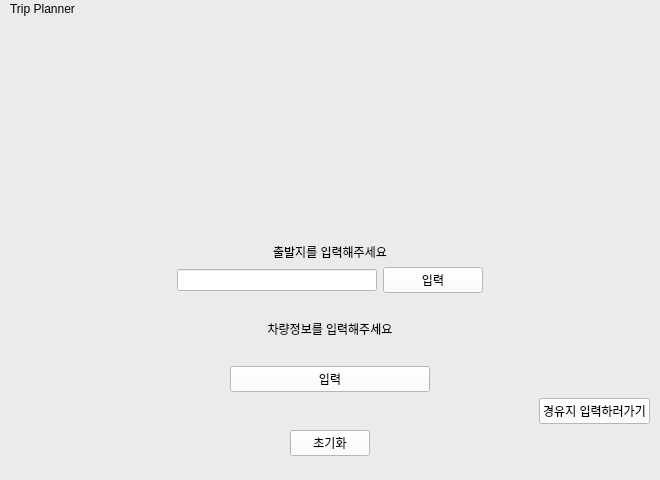
<?xml version="1.0" encoding="UTF-8"?>
<ui version="4.0">
 <class>MainWindow</class>
 <widget class="QMainWindow" name="MainWindow">
  <property name="geometry">
   <rect>
    <x>0</x>
    <y>0</y>
    <width>660</width>
    <height>480</height>
   </rect>
  </property>
  <property name="windowTitle">
   <string>MainWindow</string>
  </property>
  <property name="styleSheet">
   <string notr="true">background-color: rgb(235, 235, 235);</string>
  </property>
  <widget class="QWidget" name="centralwidget">
   <widget class="QWidget" name="verticalLayoutWidget">
    <property name="geometry">
     <rect>
      <x>0</x>
      <y>8</y>
      <width>660</width>
      <height>439</height>
     </rect>
    </property>
    <layout class="QVBoxLayout" name="verticalLayout">
     <property name="leftMargin">
      <number>10</number>
     </property>
     <property name="topMargin">
      <number>10</number>
     </property>
     <property name="rightMargin">
      <number>10</number>
     </property>
     <property name="bottomMargin">
      <number>10</number>
     </property>
     <item>
      <widget class="QLabel" name="jemok">
       <property name="minimumSize">
        <size>
         <width>640</width>
         <height>200</height>
        </size>
       </property>
       <property name="maximumSize">
        <size>
         <width>640</width>
         <height>200</height>
        </size>
       </property>
       <property name="text">
        <string>&lt;html&gt;&lt;head/&gt;&lt;body&gt;&lt;img src=&quot;:/icon/icon/one__.png&quot;width=&quot;620&quot; height=&quot;200&quot;/&gt;&lt;/html&gt;</string>
       </property>
      </widget>
     </item>
     <item>
      <widget class="QLabel" name="labelindi">
       <property name="text">
        <string>&lt;html&gt;&lt;head/&gt;&lt;body&gt;&lt;p align=&quot;center&quot;&gt;출발지를 입력해주세요&lt;/p&gt;&lt;/body&gt;&lt;/html&gt;</string>
       </property>
       <property name="alignment">
        <set>Qt::AlignCenter</set>
       </property>
      </widget>
     </item>
     <item>
      <layout class="QHBoxLayout" name="horizontalLayout">
       <item>
        <spacer name="horizontalSpacer">
         <property name="orientation">
          <enum>Qt::Horizontal</enum>
         </property>
         <property name="sizeHint" stdset="0">
          <size>
           <width>40</width>
           <height>20</height>
          </size>
         </property>
        </spacer>
       </item>
       <item>
        <widget class="QLineEdit" name="imnyukchang">
         <property name="minimumSize">
          <size>
           <width>200</width>
           <height>0</height>
          </size>
         </property>
         <property name="styleSheet">
          <string notr="true">background-color: rgb(255, 255, 255);</string>
         </property>
        </widget>
       </item>
       <item>
        <widget class="QPushButton" name="btn_1">
         <property name="minimumSize">
          <size>
           <width>100</width>
           <height>0</height>
          </size>
         </property>
         <property name="styleSheet">
          <string notr="true">background-color: rgb(255, 255, 255);</string>
         </property>
         <property name="text">
          <string>입력</string>
         </property>
        </widget>
       </item>
       <item>
        <spacer name="horizontalSpacer_2">
         <property name="orientation">
          <enum>Qt::Horizontal</enum>
         </property>
         <property name="sizeHint" stdset="0">
          <size>
           <width>40</width>
           <height>20</height>
          </size>
         </property>
        </spacer>
       </item>
      </layout>
     </item>
     <item>
      <layout class="QHBoxLayout" name="horizontalLayout_5">
       <item>
        <spacer name="verticalSpacer">
         <property name="orientation">
          <enum>Qt::Vertical</enum>
         </property>
         <property name="sizeHint" stdset="0">
          <size>
           <width>20</width>
           <height>40</height>
          </size>
         </property>
        </spacer>
       </item>
       <item>
        <widget class="QLabel" name="labelindi_2">
         <property name="text">
          <string>&lt;html&gt;&lt;head/&gt;&lt;body&gt;&lt;p align=&quot;center&quot;&gt;차량정보를 입력해주세요&lt;/p&gt;&lt;/body&gt;&lt;/html&gt;</string>
         </property>
         <property name="alignment">
          <set>Qt::AlignCenter</set>
         </property>
        </widget>
       </item>
       <item>
        <spacer name="verticalSpacer_2">
         <property name="orientation">
          <enum>Qt::Vertical</enum>
         </property>
         <property name="sizeHint" stdset="0">
          <size>
           <width>20</width>
           <height>40</height>
          </size>
         </property>
        </spacer>
       </item>
      </layout>
     </item>
     <item>
      <layout class="QHBoxLayout" name="horizontalLayout_2">
       <item>
        <spacer name="horizontalSpacer_3">
         <property name="orientation">
          <enum>Qt::Horizontal</enum>
         </property>
         <property name="sizeHint" stdset="0">
          <size>
           <width>40</width>
           <height>20</height>
          </size>
         </property>
        </spacer>
       </item>
       <item>
        <widget class="QPushButton" name="btn_2">
         <property name="minimumSize">
          <size>
           <width>200</width>
           <height>0</height>
          </size>
         </property>
         <property name="styleSheet">
          <string notr="true">background-color: rgb(255, 255, 255);</string>
         </property>
         <property name="text">
          <string>입력</string>
         </property>
        </widget>
       </item>
       <item>
        <spacer name="horizontalSpacer_4">
         <property name="orientation">
          <enum>Qt::Horizontal</enum>
         </property>
         <property name="sizeHint" stdset="0">
          <size>
           <width>40</width>
           <height>20</height>
          </size>
         </property>
        </spacer>
       </item>
      </layout>
     </item>
     <item>
      <layout class="QHBoxLayout" name="horizontalLayout_3">
       <item>
        <spacer name="horizontalSpacer_5">
         <property name="orientation">
          <enum>Qt::Horizontal</enum>
         </property>
         <property name="sizeHint" stdset="0">
          <size>
           <width>40</width>
           <height>20</height>
          </size>
         </property>
        </spacer>
       </item>
       <item>
        <widget class="QPushButton" name="toKyoungyu">
         <property name="styleSheet">
          <string notr="true">background-color: rgb(255, 255, 255);</string>
         </property>
         <property name="text">
          <string>경유지 입력하러가기</string>
         </property>
        </widget>
       </item>
      </layout>
     </item>
     <item>
      <layout class="QHBoxLayout" name="horizontalLayout_4">
       <item>
        <spacer name="horizontalSpacer_6">
         <property name="orientation">
          <enum>Qt::Horizontal</enum>
         </property>
         <property name="sizeHint" stdset="0">
          <size>
           <width>40</width>
           <height>20</height>
          </size>
         </property>
        </spacer>
       </item>
       <item>
        <widget class="QPushButton" name="undo_Btn">
         <property name="styleSheet">
          <string notr="true">background-color: rgb(255, 255, 255);</string>
         </property>
         <property name="text">
          <string>초기화</string>
         </property>
        </widget>
       </item>
       <item>
        <spacer name="horizontalSpacer_7">
         <property name="orientation">
          <enum>Qt::Horizontal</enum>
         </property>
         <property name="sizeHint" stdset="0">
          <size>
           <width>40</width>
           <height>20</height>
          </size>
         </property>
        </spacer>
       </item>
      </layout>
     </item>
    </layout>
   </widget>
  </widget>
  <widget class="QMenuBar" name="menubar">
   <property name="geometry">
    <rect>
     <x>0</x>
     <y>0</y>
     <width>660</width>
     <height>24</height>
    </rect>
   </property>
   <widget class="QMenu" name="menuTrip_Planner">
    <property name="title">
     <string>Trip Planner</string>
    </property>
    <widget class="QMenu" name="menuQuit">
     <property name="title">
      <string>Quit</string>
     </property>
     <addaction name="separator"/>
    </widget>
    <addaction name="menuQuit"/>
    <addaction name="actionReset"/>
   </widget>
   <addaction name="menuTrip_Planner"/>
  </widget>
  <widget class="QStatusBar" name="statusbar"/>
  <action name="actionReset">
   <property name="text">
    <string>Reset</string>
   </property>
  </action>
 </widget>
 <resources>
  <include location="main.qrc"/>
 </resources>
 <connections/>
</ui>
